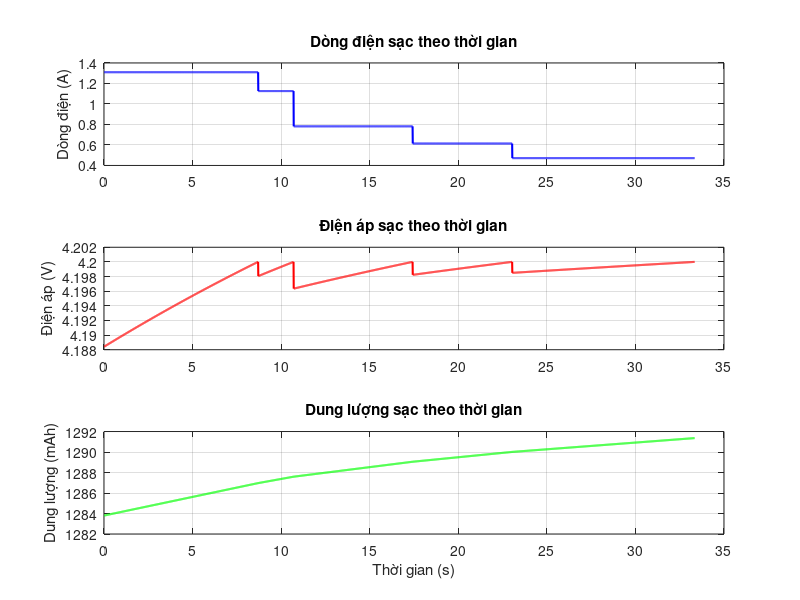

Write the MATLAB code that produced this figure.
function simulate_charge

    % ================= THÔNG SỐ BAN ĐẦU =================
    U_cutoff = 4.2;
    Q0 = 1310 * 3.6;            % Dung lượng danh định (Coulomb)
    h = 0.01;
    t_max = 10000;

    % Tạo I_pattern với I3 hiện tại
    I_pattern = [1.31 1.126 0.7817 0.6139 0.4716];

                                            

    % ====== Chuyển sang Q14 ======
    scaleQ14 = 2^14;  
    I_pattern_Q14 = (I_pattern * scaleQ14);

    % In ra kết quả dưới dạng mảng, ngăn cách bởi dấu phẩy
    q14_str = num2str(I_pattern_Q14, '%.1f, ');
    q14_str = q14_str(1:end-2);   % bỏ dấu ", " cuối
    fprintf('I_pattern_Q14 = [%s]\n', q14_str);

    float_str = num2str(I_pattern_Q14/scaleQ14, '%.6f, ');
    float_str = float_str(1:end-2);
    fprintf('I_pattern_float = [%s]\n', float_str);

    % ================= KHỞI TẠO DỮ LIỆU =================
    N = t_max / h;
    Qk = Q0 * 0.98;
    Ucpk = 0;
    state = 1;
    time = 0;

    % Mảng lưu dữ liệu để vẽ
    t_array = zeros(1, N);
    I_array = zeros(1, N);
    U_array = zeros(1, N);
    Q_array = zeros(1, N);

    for k = 1:N
        tk = k * h;
        Ik = I_pattern(state);

        % Tính Qk (Coulomb)
        Qk = Qk + Ik * h;

        % Tính SoC
        SoCk = Qk / Q0;

        % OCV giữ nguyên
        % ======= Tham số từ mô hình mới =======
        OCVk = 49.6031746023540*SoCk^7 - 242.777777773998*SoCk^6 + 482.055555548292*SoCk^5 - 502.200854693335*SoCk^4 ...
             + 296.925106833103*SoCk^3 - 99.8582591282089*SoCk^2 + 18.1649483180672*SoCk + 2.28813333335377;

        R0k = -26.2660619798791*SoCk^7 + 109.918871250115*SoCk^6 - 190.459259255377*SoCk^5 + 176.529168358619*SoCk^4 ...
            - 94.1353744381275*SoCk^3 + 28.7364437012291*SoCk^2 - 4.63111345741627*SoCk + 0.316849947080660;

        Rpk = -112.726962371470*SoCk^7 + 475.810770562890*SoCk^6 - 842.118461482113*SoCk^5 + 809.705712601971*SoCk^4 ...
            - 456.246715583578*SoCk^3 + 150.407513925579*SoCk^2 - 26.8229600074291*SoCk + 2.01162779560696;

        Cpk = 13569519.4166240*SoCk^7 - 57373648.2501548*SoCk^6 + 100336200.459128*SoCk^5 - 93667153.1333908*SoCk^4 ...
            + 50177303.8496861*SoCk^3 - 15362475.1852170*SoCk^2 + 2483348.92751907*SoCk - 161291.986997137;

        % RC song song
        Ucpk = Ucpk + h * (-Ucpk / (Rpk * Cpk) + Ik / Cpk);

        % Điện áp pin
        U_tk = OCVk + R0k * Ik + Ucpk;

        % Lưu dữ liệu
        t_array(k) = tk;
        I_array(k) = Ik;
        U_array(k) = U_tk;
        Q_array(k) = Qk / 3.6;  % đổi sang mAh

        % MSCC logic
        if U_tk >= U_cutoff
            state = state + 1;
        end

        if state > 5
            time = tk;
            break;
        end
    end

    % ================= VẼ ĐỒ THỊ =================
    figure(1);
    
    subplot(3,1,1);
    plot(t_array(1:k), I_array(1:k), 'b', 'LineWidth', 1.5);
    ylabel('Dòng điện (A)');
    title('Dòng điện sạc theo thời gian');
    grid on;

    subplot(3,1,2);
    plot(t_array(1:k), U_array(1:k), 'r', 'LineWidth', 1.5);
    ylabel('Điện áp (V)');
    title('Điện áp sạc theo thời gian');
    grid on;

    subplot(3,1,3);
    plot(t_array(1:k), Q_array(1:k), 'g', 'LineWidth', 1.5);
    xlabel('Thời gian (s)');
    ylabel('Dung lượng (mAh)');
    title('Dung lượng sạc theo thời gian');
    grid on;

    % In kết quả
    fprintf('Thời gian sạc kết thúc: %.2f giây\n', time);
    fprintf('Dung lượng sạc được: %.2f mAh\n', Q_array(k));
end
